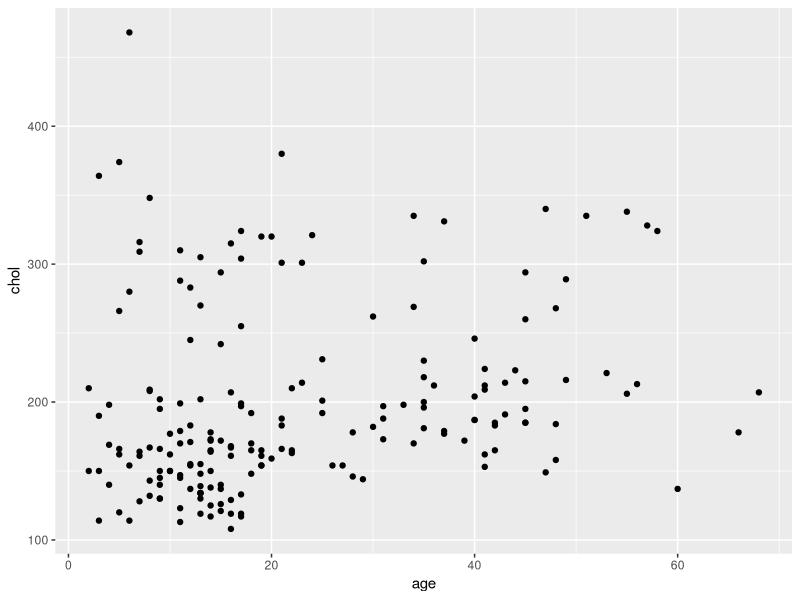
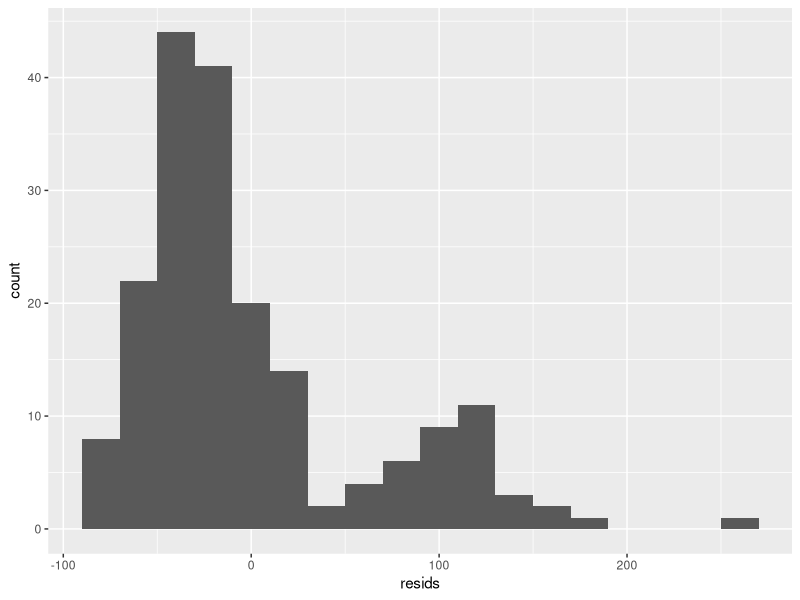
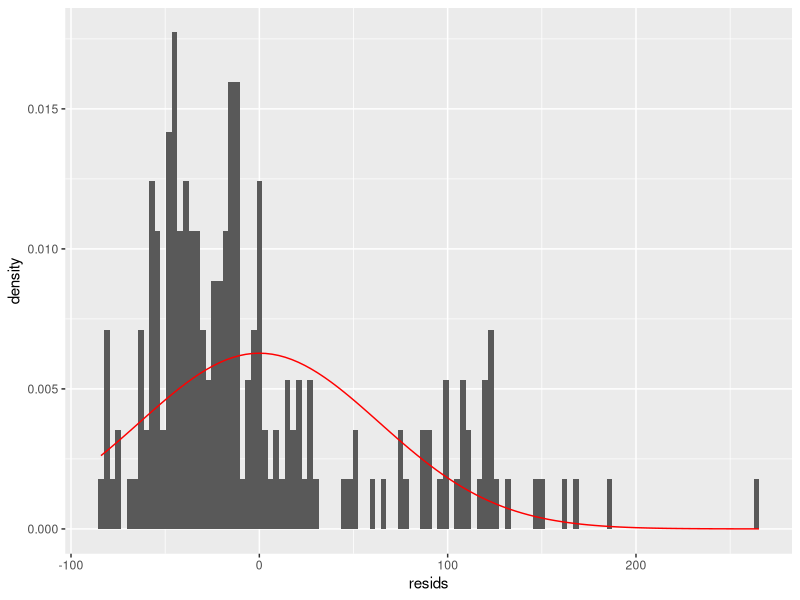
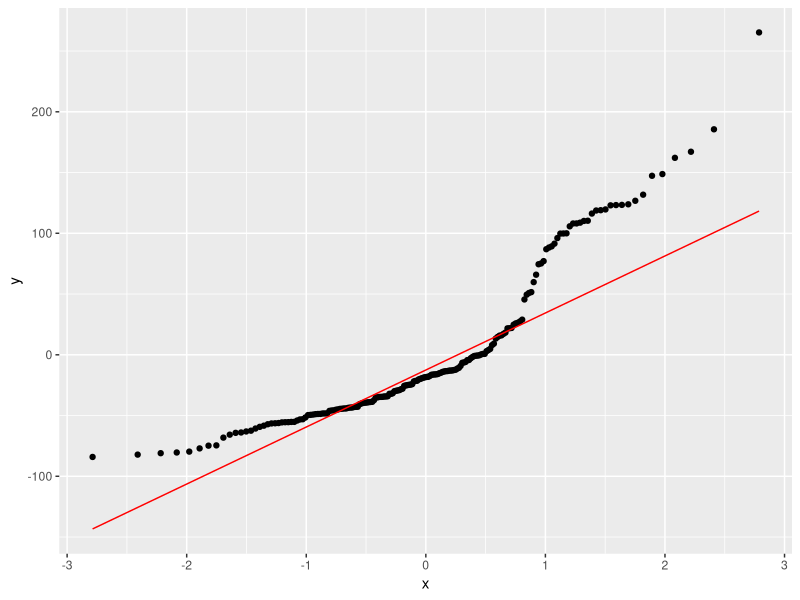
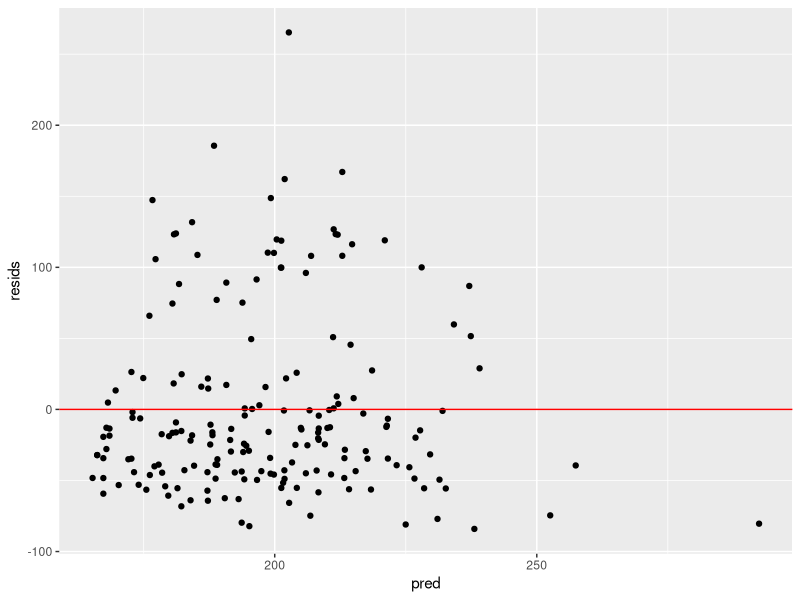

Here is the R script that generated these plots, in order:
## ---- chunk 1
knitr::opts_chunk$set(echo = TRUE)
library(ggplot2)
library(dplyr)
## ---- chunk 2
#data.dir<-gsub('/labs', '/data', getwd())
#print(data.dir)
################################################################
## change data.dir to the dir where you save the chol.csv file. 
################################################################
#chol<-read.csv(paste0(data.dir, '/chol.csv'))
chol<-read.csv('../3Wed/chol.csv')
names(chol)
dim(chol)
ggplot(chol, aes(x=age,y=chol))+
    geom_point()

## ---- chunk 3
chol$agegrps <- cut(chol$age, c(0, 11, 17, 35, 70), labels=c("2-11","12-17","18-35","36-68"))
chol %>% group_by(agegrps) %>% summarize(min(age), max(age))
chol$agegrps <- factor(chol$agegrps)
## ---- chunk 4
mod1 <- lm(chol ~ agegrps, data = chol)
summary(mod1)
## ---- chunk 5
chol$agegrps_new <- relevel(chol$agegrps, "36-68")
chol$agegrps_new <- as.factor(chol$agegrps_new)
mod2 <- lm(chol ~ agegrps_new, data = chol)
summary(mod2)
## ---- chunk 6
mod3 <- lm(chol ~ tg + female + agegrps, data = chol)
summary(mod3)

coef<-mod3$coefficients
resids<-mod3$residuals
pred<-mod3$fitted.values
## ---- chunk 7
ggplot(data.frame(resids), aes(x = resids)) +
  geom_histogram(binwidth = 20)
## ---- chunk 8
ggplot(data.frame(resids), aes(x = resids)) +
  geom_histogram(aes(y =..density..), binwidth = 3) +
  stat_function(fun = dnorm, args = list(mean = mean(resids), 
                                         sd = sd(resids)), col = "red")

## ---- chunk 9
ggplot(data.frame(resids), aes(sample = resids)) +
  stat_qq() +
  stat_qq_line(col = "red")
## ---- chunk 10
ggplot(data.frame(resids, pred), aes(x = pred, y = resids)) +
  geom_point() +
  geom_abline(slope = 0, col = "red")
## ---- chunk 11
anova(lm(chol ~ 1, data=chol), lm(chol ~ tg + age, data=chol))
anova(lm(chol ~ tg, data=chol), lm(chol ~ tg + female, data=chol))
anova(lm(chol ~ tg, data=chol), lm(chol ~ tg + agegrps, data=chol))

anova(lm(chol ~ tg + female, data=chol), 
      lm(chol ~ tg + female + agegrps, data=chol))

anova(lm(chol ~ tg + female + agegrps, data=chol), 
      lm(chol ~ tg + female + agegrps + tg*agegrps, data=chol))

## ---- chunk 12
chol$lgchol <- log(chol$chol)
